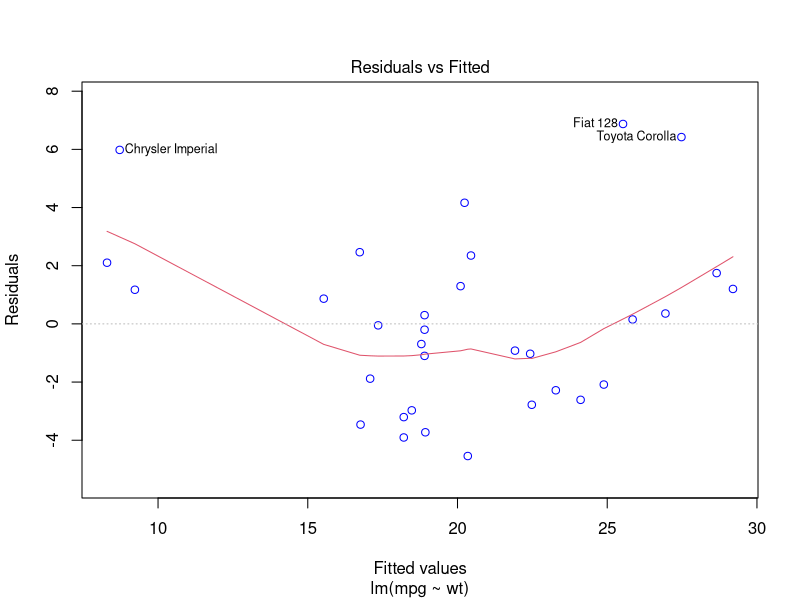
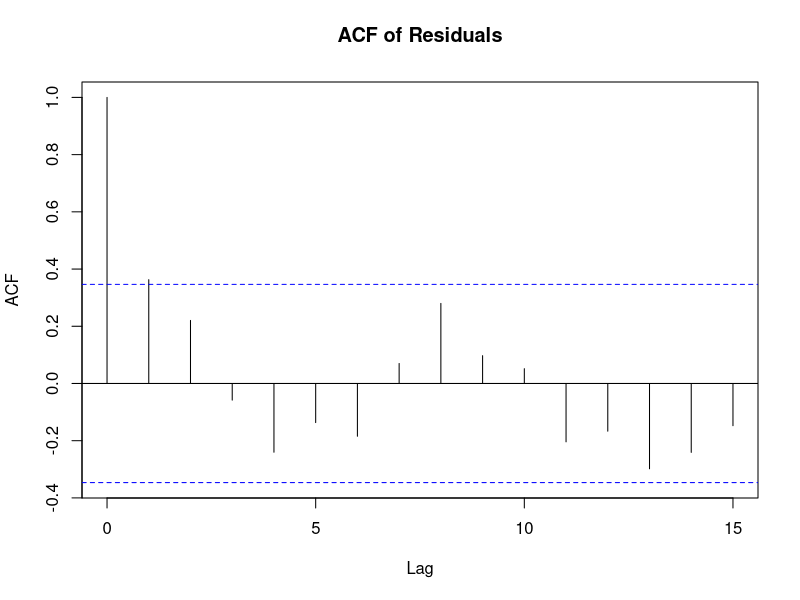
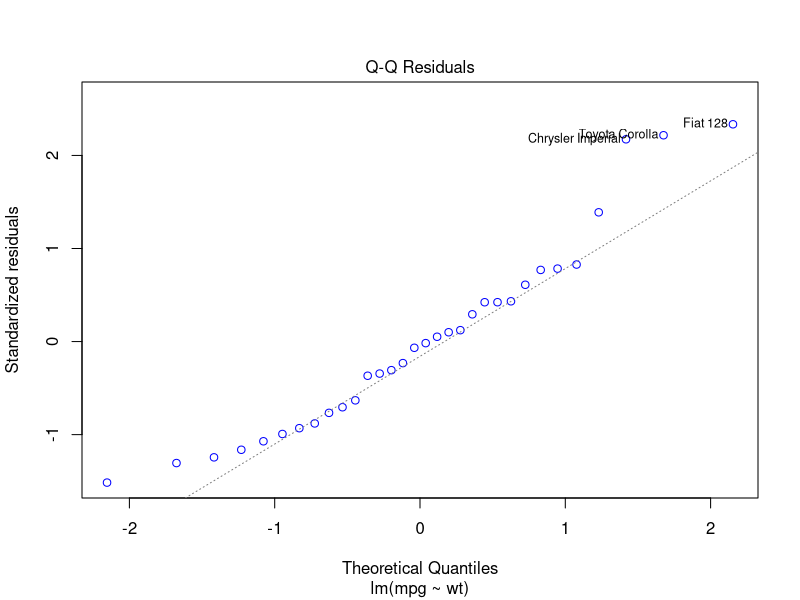
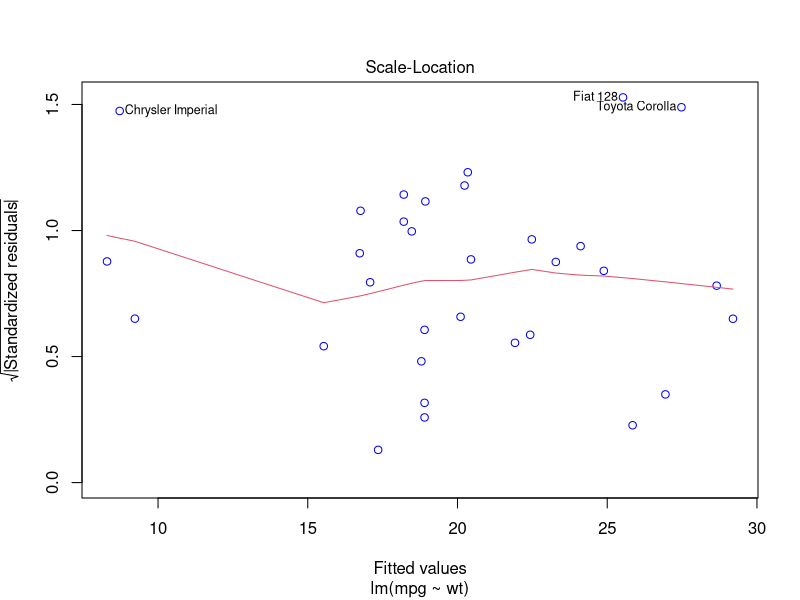
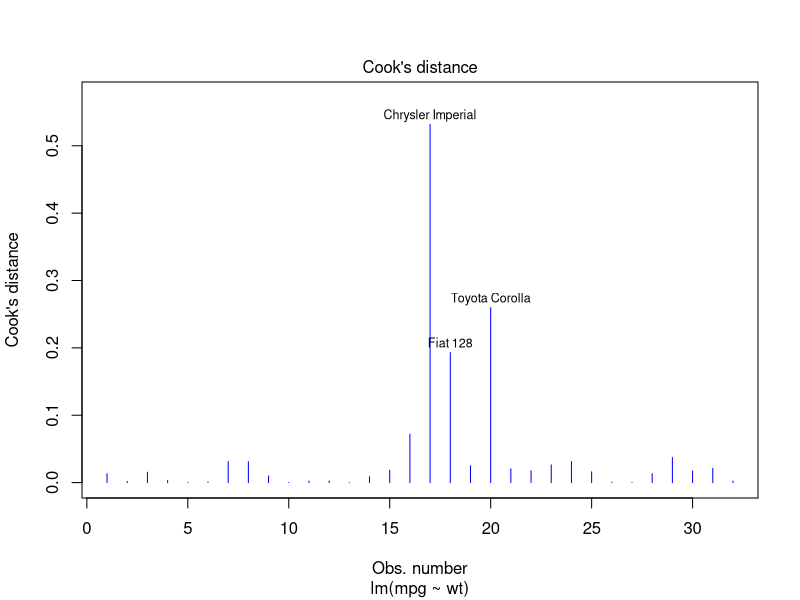

Write the R code that produced these figures, in order.
## ---- chunk 1
library(datasets)
shapiro.test(mtcars$mpg)
shapiro.test(mtcars$wt)
## ---- chunk 2
data("mtcars")
lm_model <- lm(mpg ~ wt, data = mtcars)
summary(lm_model)
## ---- chunk 3
plot(lm_model, which=1, col=c("blue"))
## ---- chunk 4
summary(lm_model$residuals)
## ---- chunk 5
acf(lm_model$residuals, main="ACF of Residuals")
## ---- chunk 6
library(car)
durbinWatsonTest(lm_model)
## ---- chunk 7
plot(lm_model, which=2, col=c("blue"))
## ---- chunk 8
shapiro.test(lm_model$residuals)
## ---- chunk 9
plot(lm_model, which=3, col=c("blue"))
## ---- chunk 10
library(lmtest)
bptest(lm_model)
## ---- chunk 11
plot(lm_model, which=4, col=c("blue"))
